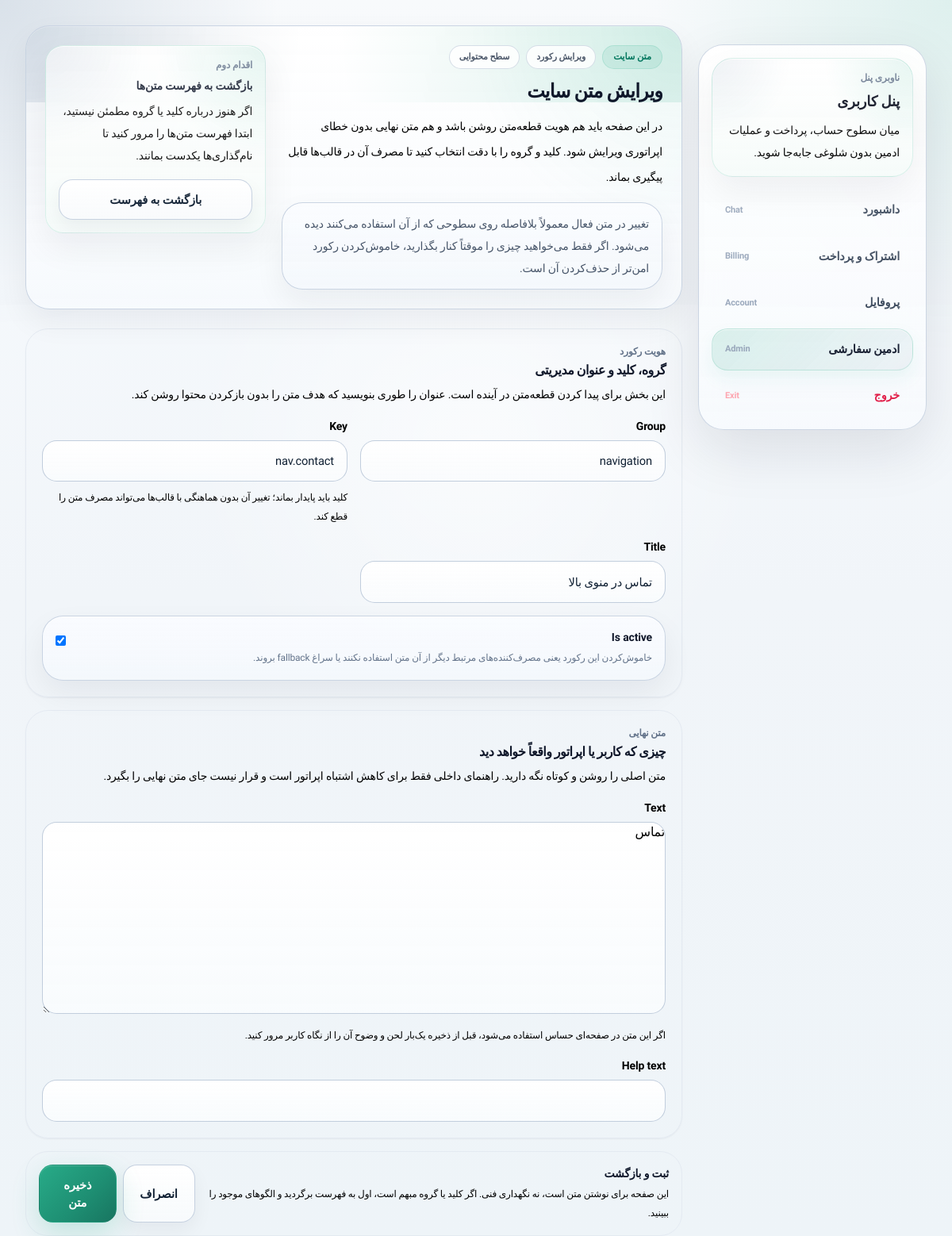
/dashboard/admin-panel/texts/182/ (signed in), run on the app's committed database.
### core/models.py (models this page shows, shortened)
class TimeStampedModel(models.Model):
    created_at = models.DateTimeField(auto_now_add=True)
    updated_at = models.DateTimeField(auto_now=True)
    class Meta:
        abstract = True

class TextSnippet(TimeStampedModel):
    group = models.CharField(max_length=80, default="general")
    key = models.SlugField(max_length=160, unique=True)
    title = models.CharField(max_length=160)
    text = models.TextField()
    help_text = models.CharField(max_length=255, blank=True)
    is_active = models.BooleanField(default=True)
    class Meta:
        ordering = ["group", "title"]
        verbose_name = "متن سایت"
        verbose_name_plural = "متن‌های سایت"

### dashboard/views.py (the view)
# urls.py: path("admin-panel/texts/<int:pk>/", views.text_edit, name="admin_text_edit"),
@staff_member_required
def text_edit(request, pk=None):
    instance = get_object_or_404(TextSnippet, pk=pk) if pk else None
    form = TextSnippetForm(request.POST or None, instance=instance)
    if request.method == "POST" and form.is_valid():
        form.save()
        messages.success(request, "متن سایت با موفقیت ذخیره شد.")
        return redirect("dashboard:admin_texts")
    return render(request, "dashboard/text_form.html", {"form": form, "instance": instance})

### core/forms.py
class TextSnippetForm(forms.ModelForm):
    class Meta:
        model = TextSnippet
        fields = ["group", "key", "title", "text", "help_text", "is_active"]

### accounts/models.py (called while the page is built)
    def get_session_auth_hash(self):
        key_salt = "accounts.models.User.get_session_auth_hash"
        value = f"{self.password}{self.auth_session_version}"
        return salted_hmac(key_salt, value).hexdigest()

### core/models.py (called while the page is built)
    @classmethod
    def get_solo(cls):
        setting, _ = cls.objects.get_or_create(pk=1)
        return setting

### core/templatetags/site_text.py (called while the page is built)
@register.simple_tag
def site_text(key, default_text="", title="", group="general", help_text=""):
    snippet, _ = TextSnippet.objects.get_or_create(
        key=key,
        defaults={
            "group": group,
            "title": title or key,
            "text": default_text,
            "help_text": help_text,
        },
    )
    if not snippet.text and default_text:
        snippet.text = default_text
        snippet.save(update_fields=["text", "updated_at"])
    return snippet.text if snippet.is_active else default_text

### faralyar_project/context_processors.py (called while the page is built)
def site_context(request):
    return {
        "site_settings": SiteSetting.get_solo(),
        "theme_choice": request.session.get("theme", "system"),
    }

### templates/dashboard/text_form.html (shortened to what this page needs)
{% extends 'dashboard/base_dashboard.html' %}
{% block dashboard_content %}
  <div class="space-y-6">
    {% if instance %}
      {% include 'dashboard/_admin_page_header.html' with admin_badge='متن سایت' admin_context_label='ویرایش رکورد' admin_meta_label='سطح محتوایی' admin_title='ویرایش متن سایت' admin_intro='در این صفحه باید هم هویت قطعه‌متن روشن باشد و هم متن نهایی بدون خطای اپراتوری ویرایش شود. کلید و گروه را با دقت انتخاب کنید تا مصرف آن در قالب‌ها قابل پیگیری بماند.' admin_hint='تغییر در متن فعال معمولاً بلافاصله روی سطوحی که از آن استفاده می‌کنند دیده می‌شود. اگر فقط می‌خواهید چیزی را موقتاً کنار بگذارید، خاموش‌کردن رکورد امن‌تر از حذف‌کردن آن است.' admin_side_eyebrow='اقدام دوم' admin_side_title='بازگشت به فهرست متن‌ها' admin_side_body='اگر هنوز درباره کلید یا گروه مطمئن نیستید، ابتدا فهرست متن‌ها را مرور کنید تا نام‌گذاری‌ها یکدست بمانند.' admin_secondary_url='/dashboard/admin-panel/texts/' admin_secondary_label='بازگشت به فهرست' %}
    {% endif %}
    <form method="post" class="space-y-4">
      <section class="rounded-[1.8rem] border border-slate-200/80 bg-white/82 p-4 shadow-sm shadow-slate-900/5 dark:border-slate-700/70 dark:bg-slate-900/55 sm:p-5">
        <div class="min-w-0">
          <div class="text-xs font-bold text-slate-500 dark:text-slate-400">هویت رکورد</div>
          <h2 class="mt-1 text-base font-black text-slate-900 dark:text-white">گروه، کلید و عنوان مدیریتی</h2>
          <p class="mt-1 text-sm leading-7 text-slate-500 dark:text-slate-400">این بخش برای پیدا کردن قطعه‌متن در آینده است. عنوان را طوری بنویسید که هدف متن را بدون بازکردن محتوا روشن کند.</p>
        </div>
        <div class="mt-4 grid gap-4 lg:grid-cols-2">
          {% for field in form %}
            {% if field.name == 'group' or field.name == 'key' or field.name == 'title' or field.name == 'is_active' %}
              {% if field.name == 'key' %}
                {% include 'dashboard/_admin_form_field.html' with field=field field_note='کلید باید پایدار بماند؛ تغییر آن بدون هماهنگی با قالب‌ها می‌تواند مصرف متن را قطع کند.' %}
              {% elif field.name == 'is_active' %}
                {% include 'dashboard/_admin_form_field.html' with field=field field_class='lg:col-span-2' field_note='خاموش‌کردن این رکورد یعنی مصرف‌کننده‌های مرتبط دیگر از آن متن استفاده نکنند یا سراغ fallback بروند.' %}
              {% else %}
                {% include 'dashboard/_admin_form_field.html' with field=field %}
              {% endif %}
            {% endif %}
          {% endfor %}
        </div>
      </section>
      <section class="rounded-[1.8rem] border border-slate-200/80 bg-white/82 p-4 shadow-sm shadow-slate-900/5 dark:border-slate-700/70 dark:bg-slate-900/55 sm:p-5">
        <div class="min-w-0">
          <div class="text-xs font-bold text-slate-500 dark:text-slate-400">متن نهایی</div>
          <h2 class="mt-1 text-base font-black text-slate-900 dark:text-white">چیزی که کاربر یا اپراتور واقعاً خواهد دید</h2>
          <p class="mt-1 text-sm leading-7 text-slate-500 dark:text-slate-400">متن اصلی را روشن و کوتاه نگه دارید. راهنمای داخلی فقط برای کاهش اشتباه اپراتور است و قرار نیست جای متن نهایی را بگیرد.</p>
        </div>
        <div class="mt-4 grid gap-4">
          {% for field in form %}
            {% if field.name == 'text' or field.name == 'help_text' %}
              {% if field.name == 'text' %}
                {% include 'dashboard/_admin_form_field.html' with field=field field_note='اگر این متن در صفحه‌ای حساس استفاده می‌شود، قبل از ذخیره یک‌بار لحن و وضوح آن را از نگاه کاربر مرور کنید.' %}
              {% else %}
                {% include 'dashboard/_admin_form_field.html' with field=field %}
              {% endif %}
            {% endif %}
          {% endfor %}
        </div>
      </section>
      <div class="rounded-[1.75rem] border border-slate-200/80 bg-slate-50/82 p-4 dark:border-slate-700/70 dark:bg-slate-900/45">
        <div class="flex flex-col gap-3 lg:flex-row lg:items-center lg:justify-between">
          <div class="min-w-0">
            <div class="text-sm font-black text-slate-900 dark:text-white">ثبت و بازگشت</div>
            <p class="mt-1 text-xs leading-6 text-slate-500 dark:text-slate-400">این صفحه برای نوشتن متن است، نه نگهداری فنی. اگر کلید یا گروه مبهم است، اول به فهرست برگردید و الگوهای موجود را ببینید.</p>
          </div>
          <div class="flex flex-col gap-2 sm:flex-row">
            <a href="{% url 'dashboard:admin_texts' %}" class="btn-secondary w-full sm:w-auto">انصراف</a>
            <button class="btn-primary w-full sm:w-auto" type="submit">ذخیره متن</button>
          </div>
        </div>
      </div>
    </form>
  </div>
{% endblock %}

### templates/dashboard/base_dashboard.html (shortened to what this page needs)
{% extends 'base.html' %}
{% load site_text %}
{% block content %}
  {% with url_name=request.resolver_match.url_name|default:'' %}
    <section class="section-shell pt-6 sm:pt-8">
      <div class="dashboard-shell-grid">
        <aside class="hidden lg:block">
          <div class="dashboard-sidebar">
            <div class="surface-tint px-4 py-4">
              <div class="text-xs font-black text-slate-500 dark:text-slate-400">ناوبری پنل</div>
              <div class="mt-2 text-lg font-black text-slate-950 dark:text-white">{% site_text 'dashboard.title' 'پنل کاربری' title='عنوان پنل کاربری' group='dashboard' %}</div>
              <p class="mt-2 text-sm leading-7 text-slate-600 dark:text-slate-300">میان سطوح حساب، پرداخت و عملیات ادمین بدون شلوغی جابه‌جا شوید.</p>
            </div>
            <nav class="space-y-1.5">
              <a href="{% url 'ai_platform:chat' %}" class="admin-nav-link {% if request.resolver_match.namespace == 'ai_platform' %}active{% endif %}">{% site_text 'dashboard.nav.home' 'اپ FaralYar' title='داشبورد در ناوبری پنل' group='dashboard' %}<span class="text-[11px] text-slate-400">Chat</span></a>
              <a href="{% url 'ai_platform:billing' %}" class="admin-nav-link ">{% site_text 'dashboard.nav.billing' 'اشتراک و پرداخت' title='اشتراک و پرداخت در ناوبری پنل' group='dashboard' %}<span class="text-[11px] text-slate-400">Billing</span></a>
              <a href="{% url 'dashboard:profile' %}" class="admin-nav-link {% if url_name == 'profile' %}active{% endif %}">{% site_text 'dashboard.nav.profile' 'پروفایل' title='پروفایل در ناوبری پنل' group='dashboard' %}<span class="text-[11px] text-slate-400">Account</span></a>
              {% if request.user.is_staff %}
                <a href="{% url 'dashboard:admin_home' %}" class="admin-nav-link {% if url_name == 'admin_home' or url_name == 'admin_settings' or url_name == 'admin_models' or url_name == 'admin_model_create' or url_name == 'admin_model_edit' or url_name == 'admin_plans' or url_name == 'admin_plan_create' or url_name == 'admin_plan_edit' or url_name == 'admin_texts' or url_name == 'admin_text_create' or url_name == 'admin_text_edit' or url_name == 'admin_transactions' %}active{% endif %}">{% site_text 'dashboard.nav.admin' 'ادمین سفارشی' title='ادمین سفارشی در ناوبری پنل' group='dashboard' %}<span class="text-[11px] text-slate-400">Admin</span></a>
              {% endif %}
              <a href="{% url 'accounts:logout' %}" class="admin-nav-link !text-rose-600 dark:!text-rose-300">{% site_text 'dashboard.nav.logout' 'خروج' title='خروج در ناوبری پنل' group='dashboard' %}<span class="text-[11px] text-rose-300 dark:text-rose-500">Exit</span></a>
            </nav>
          </div>
        </aside>
        <div class="min-w-0">
          {% block dashboard_content %}{% endblock %}
        </div>
      </div>
    </section>
  {% endwith %}
{% endblock %}

### templates/dashboard/_admin_form_field.html (shortened to what this page needs)
<div class="{{ field_class|default:'' }}">
  {% if field.field.widget.input_type == 'checkbox' %}
    <div class="form-field-panel p-4">
      <label class="flex items-start justify-between gap-4">
        <div class="min-w-0">
          <span class="block text-sm font-black text-slate-900 dark:text-white">{{ field.label }}</span>
          {% if field_note %}
            <span class="mt-1 block text-xs leading-6 text-slate-500 dark:text-slate-400">{{ field_note }}</span>
          {% endif %}
        </div>
        <span class="shrink-0 pt-1">{{ field }}</span>
      </label>
    </div>
  {% else %}
    <label class="mb-2 block text-sm font-bold text-slate-900 dark:text-white">{{ field.label }}</label>
    {{ field }}
    {% if field_note %}
      <p class="mt-2 text-xs leading-6 text-slate-500 dark:text-slate-400">{{ field_note }}</p>
    {% endif %}
  {% endif %}
</div>

### data on the page
TextSnippet: text+is_active "پنل کاربری"
TextSnippet: text+is_active "داشبورد"
TextSnippet: text+is_active "اشتراک و پرداخت"
TextSnippet: text+is_active "پروفایل"
TextSnippet: text+is_active "ادمین سفارشی"
TextSnippet: text+is_active "خروج"
TextSnippet: form "navigation" "nav.contact" "تماس در منوی بالا" "تماس", form "☑"

### other printed values
{{ admin_badge }} "متن سایت"
{{ admin_context_label }} "ویرایش رکورد"
{{ admin_meta_label }} "سطح محتوایی"
{{ admin_title }} "ویرایش متن سایت"
{{ admin_intro }} "در این صفحه باید هم هویت قطعه‌متن روشن باشد و هم متن نهایی بدون خطای اپراتوری ویرایش شود. کلید و گروه را با دقت انتخاب کنید تا مصرف آن در قالب‌ها قابل پیگیری بماند."
{{ admin_hint }} "تغییر در متن فعال معمولاً بلافاصله روی سطوحی که از آن استفاده می‌کنند دیده می‌شود. اگر فقط می‌خواهید چیزی را موقتاً کنار بگذارید، خاموش‌کردن رکورد امن‌تر از حذف‌کردن آن است."
{{ admin_side_eyebrow }} "اقدام دوم"
{{ admin_side_title }} "بازگشت به فهرست متن‌ها"
{{ admin_side_body }} "اگر هنوز درباره کلید یا گروه مطمئن نیستید، ابتدا فهرست متن‌ها را مرور کنید تا نام‌گذاری‌ها یکدست بمانند."
{{ admin_secondary_label }} "بازگشت به فهرست"
{{ field.label }} "Group" "Key" "Title" "Text" "Help text"
{{ field_note }} "کلید باید پایدار بماند؛ تغییر آن بدون هماهنگی با قالب‌ها می‌تواند مصرف متن را قطع کند." "اگر این متن در صفحه‌ای حساس استفاده می‌شود، قبل از ذخیره یک‌بار لحن و وضوح آن را از نگاه کاربر مرور کنید."
{{ field.label }} "Is active"
{{ field_note }} "خاموش‌کردن این رکورد یعنی مصرف‌کننده‌های مرتبط دیگر از آن متن استفاده نکنند یا سراغ fallback بروند."
